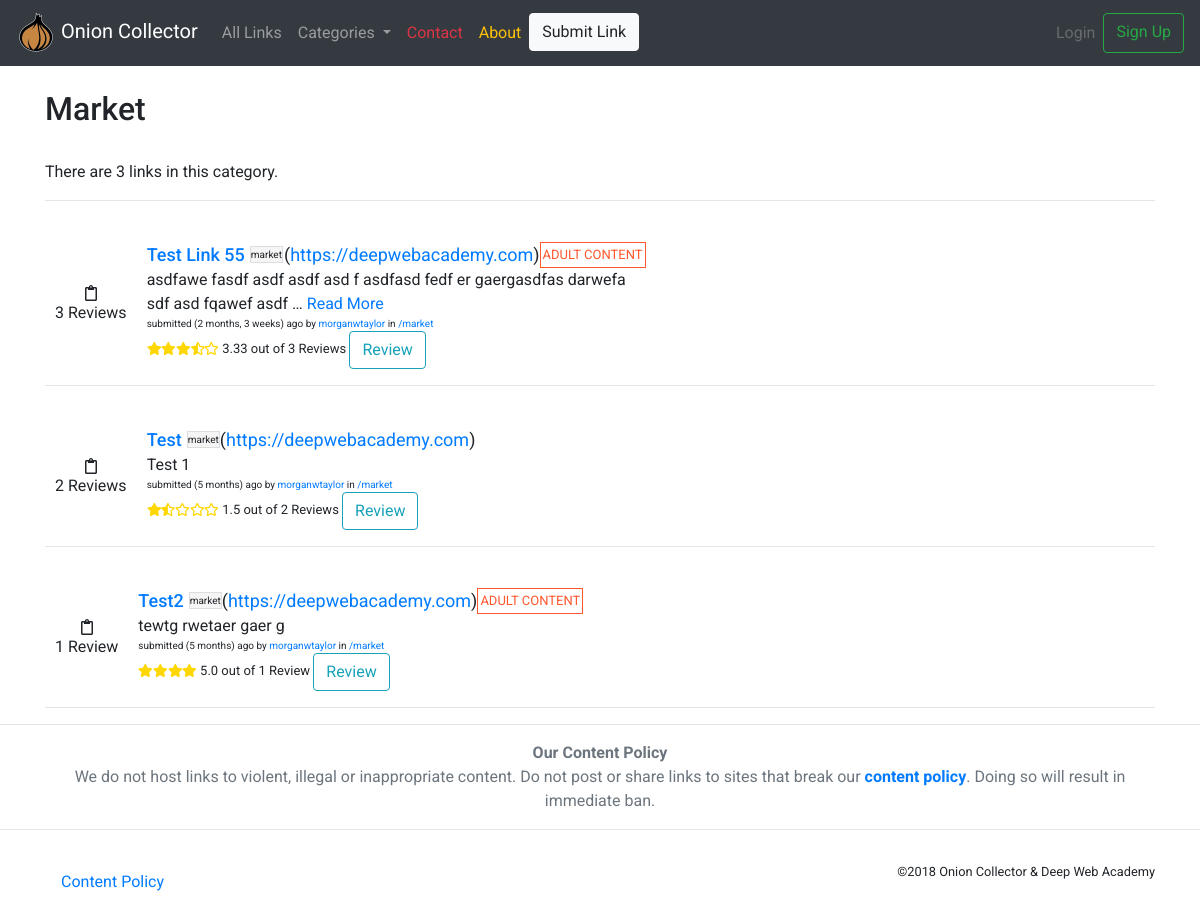
The app's page /links/category/market/ with its own data.
### links/models.py (models this page shows, shortened)
class Category(models.Model):
    title = models.CharField(max_length=25)
    slug = models.SlugField(unique=True)
    def __str__(self):
        return self.title
    class Meta:
        verbose_name_plural = "Categories"

class Link(models.Model):
    user = models.ForeignKey(settings.AUTH_USER_MODEL,on_delete=models.DO_NOTHING, related_name='links')
    created_at = models.DateTimeField(
            auto_now=True)
    title = models.CharField(max_length=30)
    slug = models.SlugField(unique=True)
    description = models.TextField(max_length = 255)
    category = models.ForeignKey(Category,on_delete=models.DO_NOTHING, related_name='links', null=True, blank=True)
    link = models.URLField(default = 'https://deepwebacademy.com')
    nsfw = models.BooleanField(default = False)
    votes = models.IntegerField(default = 1)
    likes = models.ManyToManyField(settings.AUTH_USER_MODEL, blank=True, related_name='link_likes')
    class Meta:
        ordering = ["-created_at"]
        unique_together = ['user', 'title']
    def average_rating(self):
        all_ratings = list(map(lambda x: x.rating, self.review_set.all()))
        return np.round(np.mean(all_ratings), decimals=2)

class Review(models.Model):
    RATING_CHOICES = (
        (1, '1 Star'),
        (2, '2 Star'),
        (3, '3 Star'),
        (4, '4 Star'),
        (5, '5 Star')
    )
    user = models.ForeignKey(settings.AUTH_USER_MODEL, on_delete=models.DO_NOTHING)
    link = models.ForeignKey(Link, on_delete=models.DO_NOTHING)
    created_at = models.DateTimeField(auto_now=True)
    title = models.CharField(max_length=50)
    review = models.TextField(max_length=250, default="")
    rating = models.IntegerField(choices = RATING_CHOICES, default=1)

### links/views.py (the view)
# urls.py: path('category/<slug>/', views.CategoryDetailView.as_view(), name='category_detail'),
class CategoryDetailView(generic.DetailView):
    model = Category
    template_name = "links/categories/category_detail.html"

### links/templatetags/link_extras.py (called while the page is built)
@register.inclusion_tag('links/categories/category_nav.html')
def nav_category_list():
    category = Category.objects.all()
    return {'category': category}

### links/templates/links/categories/category_detail.html (shortened to what this page needs)
{% extends 'base.html' %}
{% load staticfiles %}
{% block content %}
<article>
  <br>
  <h2> {{ category.title|capfirst }} </h2>
  <br>
  There {{category.links.count|pluralize:"is,are"}} {{ category.links.count }} link{{ category.links.count|pluralize}} in this category.
  <hr>
  <section>
      {% for link in category.links.all %}
        {% include 'links/base/_link.html' %}
      {% endfor %}
  </section>
</article>
{% endblock %}

### links/templates/links/base/_link.html (shortened to what this page needs)
{% load staticfiles %}
<div class="content-container">
  <div class="pt-4">
      <div class="content-container">
        <div class="content-upvote-container">
          <a><i class="far fa-clipboard"></i></a>
            <p>{{ link.review_set.count }} Review{{ link.review_set.count|pluralize  }}</p>
        </div>
        <div class="content-info">
          <div class="content-title">
            <a href="{% url 'links:detail' slug=link.slug %}"><h1 class="link-title no-wrap t-l">{{ link.title|lower|title }}</h1></a>
            <div class="link-category">
              <p class="t-xs">{{ link.category|lower }}</p>
            </div>
            <p class="t-l">({{ link.link|urlize }})</p>
            {% if link.nsfw == True %}
            <div class="link-nsfw">
              <p class="t-s">ADULT CONTENT</p>
            </div>
            {% endif %}
          </div>
          <div class="content-description">
            <p class="t-m"> {% if link.description|wordcount <= 15 %}
                              {{ link.description }}
                            {% else %}
                              {{ link.description|truncatewords:15 }}
                              <a href="{% url 'links:detail' slug=link.slug %}">Read More</a>
                            {% endif %}
            </p>
          </div>
          <div class="content-details">
            <p class="t-xs">submitted ({{ link.created_at|timesince }}) ago by <a href="{% url 'links:user_account' username=link.user.username %}">{{ link.user }}</a> in <a href="{% url 'links:category_detail' slug=link.category.slug %}">/{{link.category.slug}}</a></p>
            <p class="t-s"<p>
                  {%  if link.review_set.count == 0 %}
                    No Reviews-
                  {% else %}
                  <span class="stars" data-rating="{{ link.average_rating }}" data-num-stars="5" ></span>
                    {{ link.average_rating }} out of {{ link.review_set.count }} Review{{ link.review_set.count|pluralize }}
                  {% endif %}
                  <a href="{% url 'links:review' slug=link.slug %}">
                    <button type="button" class="btn btn-outline-info">Review</button>
                  </a>
              </p>
          </div>
        </div>
      </div>
  </div>
</div>
<hr>

### onioncollector/static/css/layout.css (style rules this page uses)
* { font-family: 'Roboto', sans-serif; }
p { margin: 0px; }
.t-xs { font-size: x-small; }
.t-s { font-size: small; }
.t-m { font-size: medium; }
.t-l { font-size: large; }

### onioncollector/static/css/link.css (style rules this page uses)
.link-title { margin: 0px 5px 0px 0px; }
.link-category { background-color: #f5f5f5; border: 0.92px solid #dddddd; margin-right: auto; }
.link-nsfw { background-color: #ffffff; border: 1.1px solid #ff582e; color: #ff582e; margin-right: auto; padding: 2px; }
.no-wrap { flex: 0 0 auto; }
.pt-4 { padding:0; }
.content-container { display: flex; align-items: center; flex-wrap: wrap; }
.content-upvote-container { display: flex; flex-direction: column; margin: 0 10 0 10; align-items: center; justify-content: center; }
.content-info { flex-direction: column; flex-wrap: wrap; flex: 1 1; margin: 0 0 0 10px; }
.content-title { display: flex; align-self: flex-start; align-items: center; justify-content: space-between; flex-wrap: wrap; margin: 0px; }
.content-description, .review-description { max-width: 500px; }

### records on screen
Category: title "Market", links.count "3"
Link: review_set.count "3", title "Test Link 55", category "market", link "https://deepwebacademy.com", nsfw "ADULT CONTENT", description "asdfawe fasdf asdf asdf asd f asdfasd fedf er gaergasdfas darwefa sdf asd fqawef asdf …", created_at "2 months, 3 weeks", user "morganwtaylor", category.slug "market", average_rating "3.33"
Link: review_set.count "2", title "Test", category "market", link "https://deepwebacademy.com", description "Test 1", created_at "5 months", user "morganwtaylor", category.slug "market", average_rating "1.5"
Link: review_set.count "1", title "Test2", category "market", link "https://deepwebacademy.com", nsfw "ADULT CONTENT", description "tewtg rwetaer gaer g", created_at "5 months", user "morganwtaylor", category.slug "market", average_rating "5.0"
